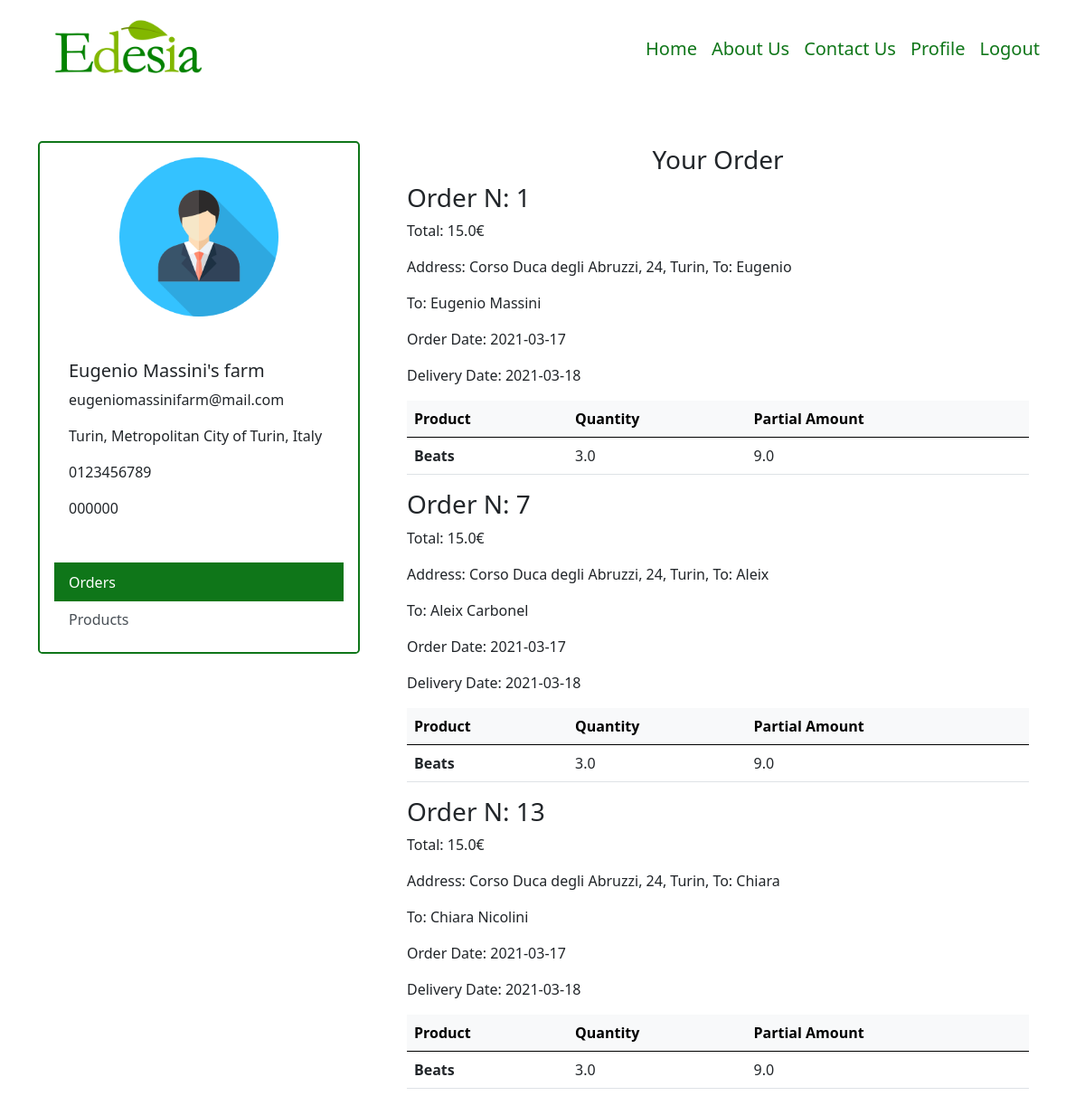
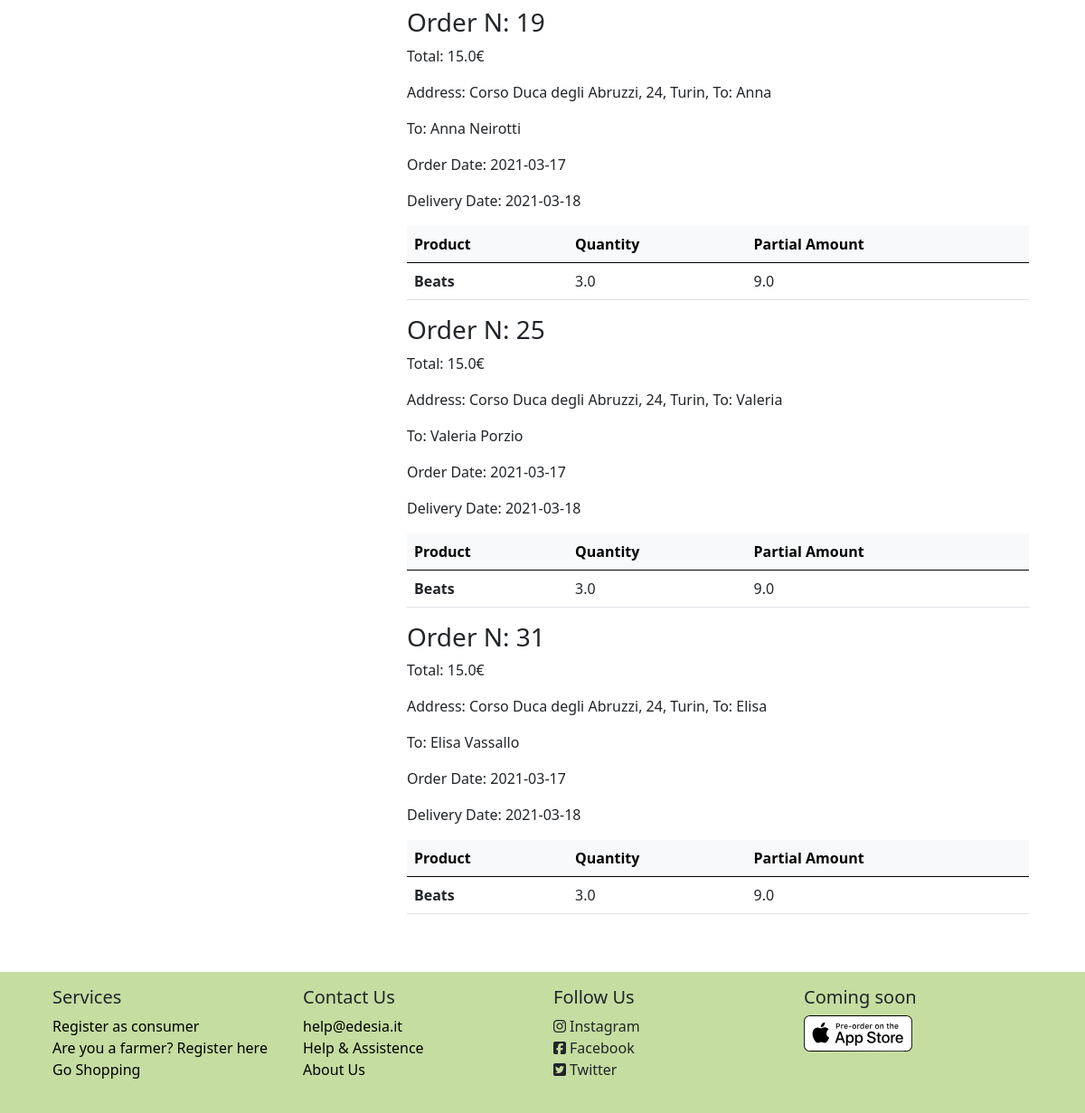
The page /supplier/7/orders (signed in) on the database its author committed (2 pictures, top to bottom).
### model.py (models this page shows, shortened)
class Supplier (db.Model):
    id = db.Column(db.Integer, db.ForeignKey('user.id'), primary_key=True)
    supplier_name = db.Column(db.String(50), nullable=False)
    supplier_address = db.Column(db.String(100), nullable=False)
    supplier_city = db.Column(db.String(50))
    supplier_phone = db.Column(db.String(12), nullable=False)
    piva = db.Column(db.String(25), nullable=False)
    description = db.Column(db.String(500), nullable=True)
    __mapper_args__ = {
        'polymorphic_identity': 'supplier',
    }

class User (UserMixin, db.Model):
    id = db.Column(db.Integer, primary_key=True)  # Auto-incrementing
    email = db.Column(db.String(50), unique=True, nullable=False)
    name = db.Column(db.String(50), nullable=False)
    password_hash = db.Column(db.String(200), nullable=False)
    roleid = db.Column(db.Integer, db.ForeignKey('role.id'))
    type = db.Column(db.String(30))
    __mapper_args__ = {
        'polymorphic_identity': 'user',
        'polymorphic_on': type
    }

class Order (db.Model):
    id = db.Column(db.Integer, primary_key=True)
    consumer_id = db.Column(db.Integer, db.ForeignKey('consumer.id'))
    supplier_id = db.Column(db.Integer, db.ForeignKey('supplier.id'))
    date = db.Column(db.Date)
    delivery_date = db.Column(db.Date)
    amount = db.Column(db.Float)
    review = db.Column(db.Boolean, default=False)

class Consumer(db.Model):
    id = db.Column(db.Integer, db.ForeignKey('user.id'), primary_key=True)
    consumer_name = db.Column(db.String(50), nullable=False)
    consumer_surname = db.Column(db.String(50), nullable=False)
    consumer_address = db.Column(db.String(50), nullable=False)
    consumer_phone = db.Column(db.String(12), nullable=False)
    __mapper_args__ = {
        'polymorphic_identity': 'consumer',
    }

class OrderLine(db.Model):
    id = db.Column(db.Integer, primary_key=True)
    order_id = db.Column(db.Integer, db.ForeignKey('order.id'))
    supplier_id = db.Column(db.Integer, db.ForeignKey('supplier.id'))
    product_id = db.Column(db.Integer, db.ForeignKey('product.id'))
    product_name = db.Column(db.String)
    quantity = db.Column(db.Float)
    partial_amount = db.Column(db.Float)

### app.py (the view, shortened to what this page needs)
@app.route('/supplier/<int:id>/<page>', methods=['GET', 'POST'])
@login_required
def supplier(id, page):
    supplier = Supplier.query.filter_by(id=id).first()
    user = User.query.filter_by(id=id).first()
    if page == "orders":
        orders = Order.query.filter_by(supplier_id=id).all()
        l_order_cons = []
        class OrderCons():
            def __init__(self, order, content, consumer):
                self.order = order
                self.content = content
                self.consumer = consumer
        for o in orders:
            products = []
            lines = OrderLine.query.filter_by(order_id=o.id).all()
            consumer = Consumer.query.filter_by(id=o.consumer_id).first()
            for l in lines:
                products.append(l)
            l_order_cons.append(OrderCons(o, products, consumer))
        return render_template('Pages/profile/profile_supplier-orders.html', supplier=supplier, user=user, orders=l_order_cons)
    elif page == "products":
        products = Product.query.filter_by(supplier_id=id).all()
        return render_template('Pages/profile/profile_supplier-products.html', supplier=supplier, user=user, products=products)

### model.py (called while the page is built)
@login_manager.user_loader
def load_user(user_id):
    return User.query.get(int(user_id))

### templates/Pages/profile/profile_supplier-orders.html
{% extends 'Pages/profile/profile-supplier.html' %}
{% block specific %}
                    <div class="row text-center">
                        <h3>Your Order</h3>
                    </div>
                    {% if orders %}
                    {% for order in orders %}
                        <h3>Order N: {{ order.order.id }}</h3>
                        <p>Total: {{ order.order.amount }}€</p>
                        <p>Address: {{ order.consumer.consumer_address}}, To: {{ order.consumer.consumer_name }} {{ order.consumer.consumer_surnname }}</p>
                        <p>To: {{ order.consumer.consumer_name }} {{ order.consumer.consumer_surname }}</p>
                        <p>Order Date: {{ order.order.date }}</p>
                        <p>Delivery Date: {{ order.order.delivery_date }}</p>
                    <div class="table-responsive-lg">
                        <table class="table table-hover">
                            <thead class="table-light">
                                <tr>
                                    <th scope="col">Product</th>
                                    <th scope="col">Quantity</th>
                                    <th scope="col">Partial Amount</th>
                                </tr>
                            </thead>
                            <tbody>
                            {% for line in order.content %}
                                <tr>
                                    <th scope="row">{{ line.product_name }}</th>
                                    <td>{{line.quantity}}</td>
                                    <td>{{ line.partial_amount}}</td>
                                </tr>
                            {% endfor %}
                            </tbody>
                        </table>
                    </div>
                {% endfor %}
                {% else %}
                    <p>No orders found</p>
                {% endif %}
{% endblock %}

### templates/Pages/profile/profile-supplier.html (shortened to what this page needs)
{% extends 'Components/base.html' %}
{% block body %}
    <div class="container-lg min-vh-100">
        <div class="row mt-5 mb-5">
            <div class="col-md-4">
                <div class="card m-auto rounded-3 border-2" id="cardProfileConsumer">
                    <img src="/static/images/avatar.png" class="card-img-top mt-3 mb-3 m-auto" style="width: 50%">
                    <div class="card-body m-3">
                        <h5 class="card-title">{{ supplier.supplier_name }}</h5>
                        <p class="card-text">{{ user.email }}</p>
                        <p class="card-text">{{ supplier.supplier_address }}</p>
                        <p class="card-text">{{ supplier.supplier_phone }}</p>
                        <p class="card-text">{{ supplier.piva }}</p>
                    </div>
                    <div class="list-group list-group-flush m-3" id="mylist">
                        {% if products %}
                            <a class="list-group-item list-group-item-action" href="{{ url_for('supplier', id=supplier.id, page='orders')}}">Orders</a>
                            <a class="list-group-item list-group-item-action active" href="{{ url_for('supplier', id=supplier.id, page='products')}}">Products</a>
                        {% else %}
                            <a class="list-group-item list-group-item-action active" href="{{ url_for('supplier', id=supplier.id, page='orders')}}">Orders</a>
                            <a class="list-group-item list-group-item-action" href="{{ url_for('supplier', id=supplier.id, page='products')}}">Products</a>
                        {% endif %}
                    </div>
                </div>
            </div>
             <div class="col">
                    <div class="container-fluid m-1">
                    {% block specific %}
                    {% endblock %}
                    </div>
             </div>
        </div>
    </div>
{% endblock %}

### static/personal.css (style rules this page uses)
#searchBar input, #cardResult, #cardProfileConsumer { border-color: #0F7619;; }
#mylist .active { background-color: #0F7619; border-color: #0F7619; }

### rows shown on the page
Supplier: supplier_name "Eugenio Massini's farm", supplier_address "Turin, Metropolitan City of Turin, Italy", supplier_phone "0123456789", piva "000000"
User: email "eugeniomassinifarm@mail.com"
Order: order.id "1", order.amount "15.0", order "2021-03-17", order.delivery_date "2021-03-18"
Consumer: consumer.consumer_address "Corso Duca degli Abruzzi, 24, Turin", consumer.consumer_name "Eugenio", consumer.consumer_name "Eugenio", consumer.consumer_surname "Massini"
OrderLine: product_name "Beats", quantity "3.0", partial_amount "9.0"
Order: order.id "7", order.amount "15.0", order "2021-03-17", order.delivery_date "2021-03-18"
Consumer: consumer.consumer_address "Corso Duca degli Abruzzi, 24, Turin", consumer.consumer_name "Aleix", consumer.consumer_name "Aleix", consumer.consumer_surname "Carbonel"
OrderLine: product_name "Beats", quantity "3.0", partial_amount "9.0"
Order: order.id "13", order.amount "15.0", order "2021-03-17", order.delivery_date "2021-03-18"
Consumer: consumer.consumer_address "Corso Duca degli Abruzzi, 24, Turin", consumer.consumer_name "Chiara", consumer.consumer_name "Chiara", consumer.consumer_surname "Nicolini"
OrderLine: product_name "Beats", quantity "3.0", partial_amount "9.0"
Order: order.id "19", order.amount "15.0", order "2021-03-17", order.delivery_date "2021-03-18"
Consumer: consumer.consumer_address "Corso Duca degli Abruzzi, 24, Turin", consumer.consumer_name "Anna", consumer.consumer_name "Anna", consumer.consumer_surname "Neirotti"
OrderLine: product_name "Beats", quantity "3.0", partial_amount "9.0"
Order: order.id "25", order.amount "15.0", order "2021-03-17", order.delivery_date "2021-03-18"
Consumer: consumer.consumer_address "Corso Duca degli Abruzzi, 24, Turin", consumer.consumer_name "Valeria", consumer.consumer_name "Valeria", consumer.consumer_surname "Porzio"
OrderLine: product_name "Beats", quantity "3.0", partial_amount "9.0"
Order: order.id "31", order.amount "15.0", order "2021-03-17", order.delivery_date "2021-03-18"
Consumer: consumer.consumer_address "Corso Duca degli Abruzzi, 24, Turin", consumer.consumer_name "Elisa", consumer.consumer_name "Elisa", consumer.consumer_surname "Vassallo"
OrderLine: product_name "Beats", quantity "3.0", partial_amount "9.0"
